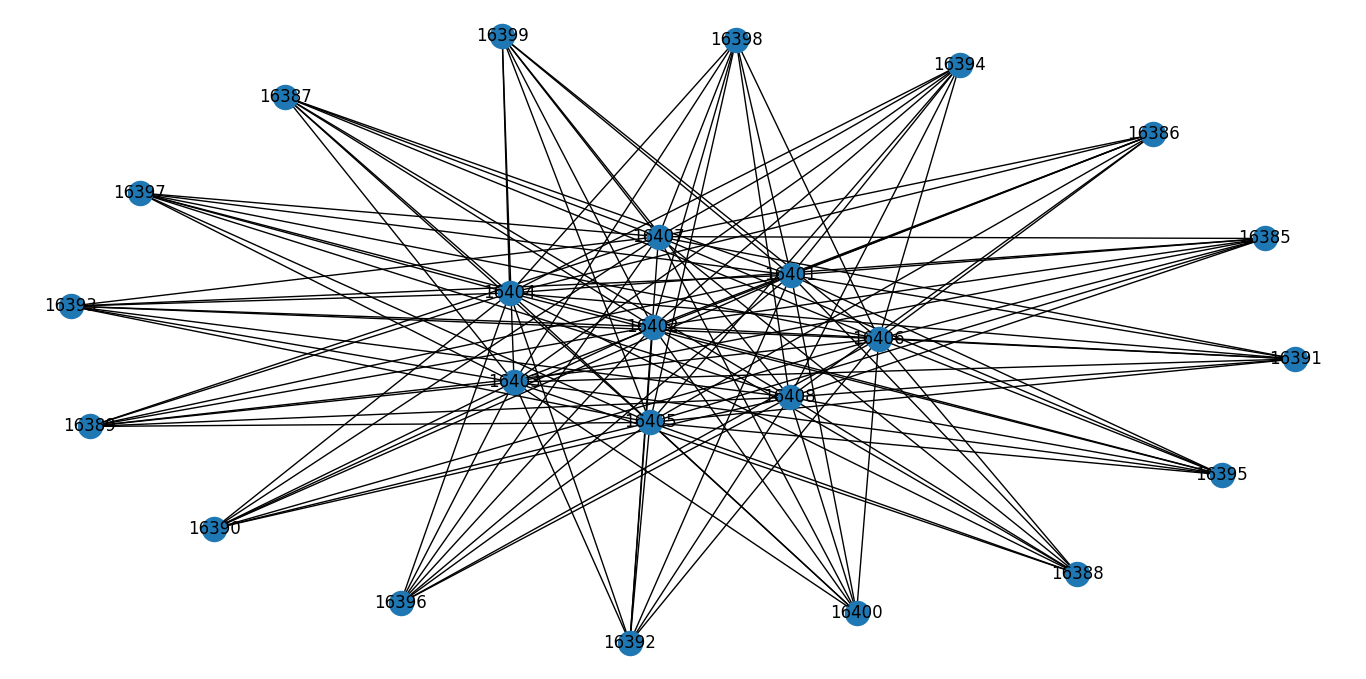

Write the Python code that produced this figure.
'''This code shows connections within a single Spine Block of Jupiter topology
There are 256 of these in the architecture
Each link is 1*40G'''

import matplotlib.pyplot as plt
import networkx as nx
G = nx.Graph()

'''This variable helps to keep track of the spline block 
we're currently working in '''
CurrentSB = 0

N_in_SB = 24 #Stores total number of switches in each spine block
N_in_AB = 256 #Stores total number of switches in each aggregation+ToR block
N_of_AB = 64 #Stores the number of aggregation blocks

'''We first assign node IDs to all switches across all Aggregation+ToR blocks
Thus node IDs of Spine Blocks begin with SB_Origin+1 '''
SB_Origin = N_of_AB*N_in_AB 

for CurrentSB in range(0,1): #In this demo we show a single spine block
	
	for SB_Stage1_Switch in range(0,16): #For each of the 16 stage 1 switches in a spine block
		
		for SB_Stage2_Switch in range(0,8): #For each of the 8 stage 2 switches in a spine block
			#Finding IDs
			SB_S1_ID = SB_Origin + N_in_SB*CurrentSB + SB_Stage1_Switch+1
			SB_S2_ID = SB_Origin + N_in_SB*CurrentSB + 16 + SB_Stage2_Switch+1
			G.add_edge(SB_S1_ID, SB_S2_ID, weight=1, capacity=40, color='black') #1*40G links

colors = [G[u][v]['color'] for u,v in G.edges()]
nx.draw(G,with_labels=True, edge_color=colors)
plt.show()
